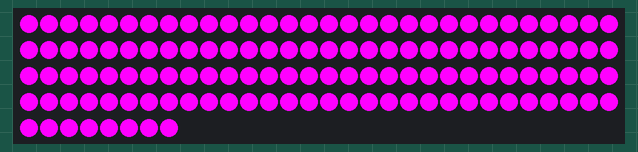
Simulated run of this sketch. Board: Arduino Uno, built with avr-gcc and run on an emulated ATmega328P. Shown: 128 RGB LEDs in strip order, left to right, continuing on the next row.

Above: at 0.1 s.

The sketch:

FastLEDTest.ino
```cpp
// FastLED test
// dps
// 29 march 2014

#include <FastLED.h>
#define NUM_LEDS 128
#define DATA_PIN 6

CRGB leds[NUM_LEDS];

void setup()
{
  FastLED.addLeds<NEOPIXEL, DATA_PIN>(leds, NUM_LEDS);

  for(int i = 0; i < NUM_LEDS; i++)
  {
    leds[i].setRGB(255, 0, 255); // purple
  }

  FastLED.show();
}

void loop()
{
  // derp
}
```
